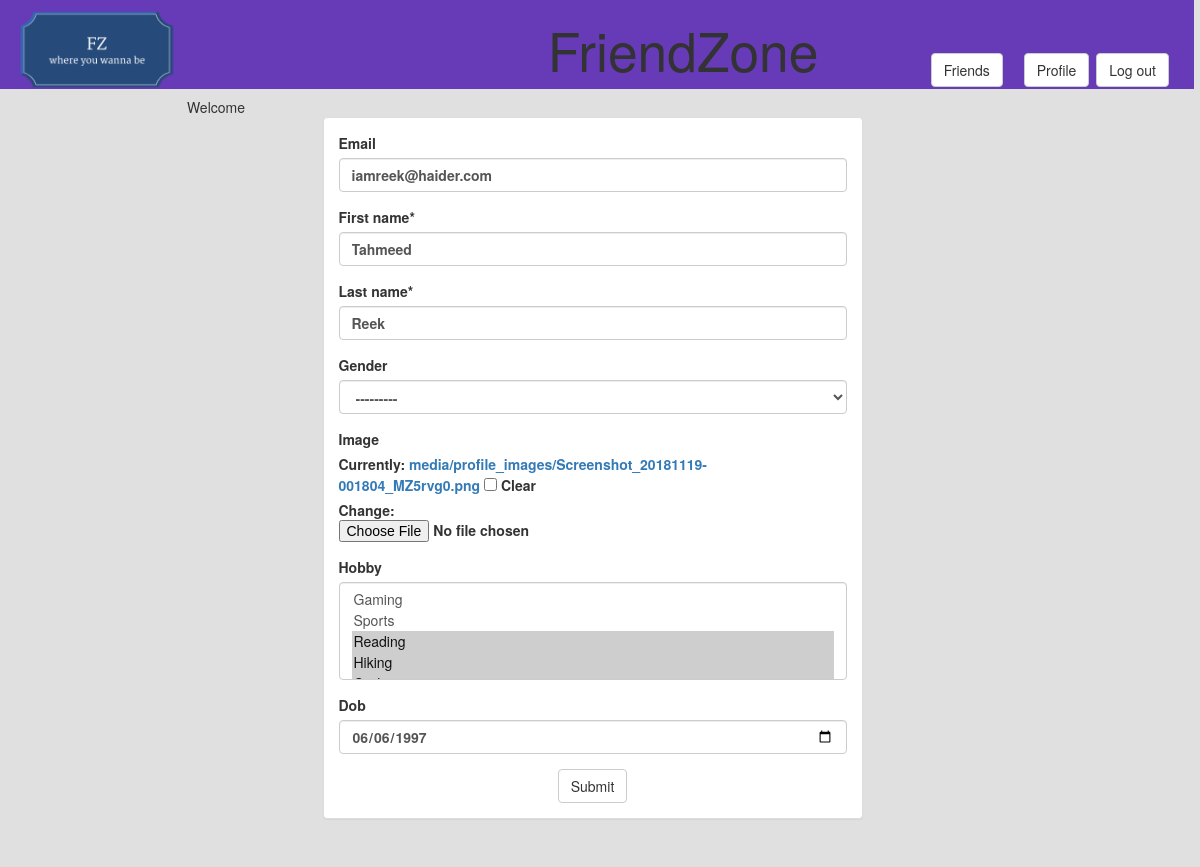
/register2/ (signed in), run on an earlier commit of the app's database.
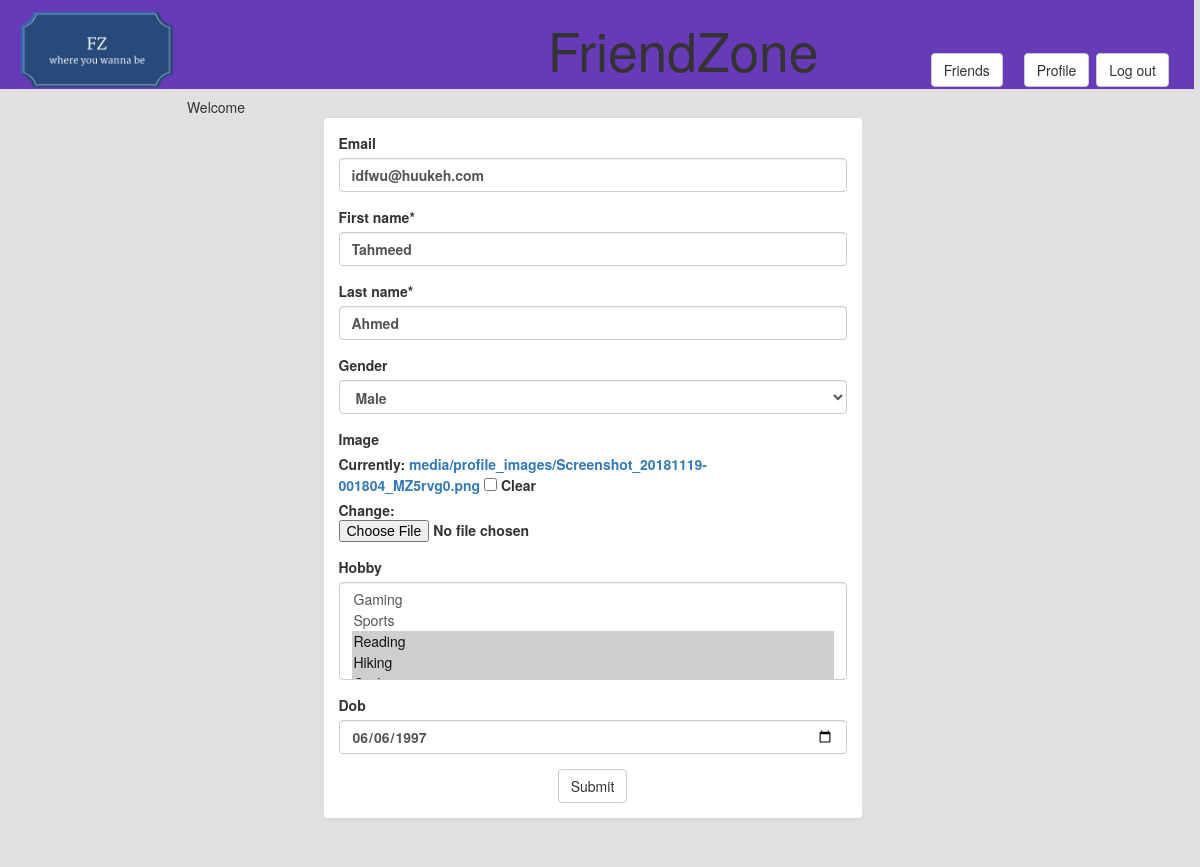
And on a later commit of the database.
### FriendZoneApp/models.py (models this page shows, shortened)
class UserProfileModel(models.Model):
    user = models.OneToOneField(User, on_delete=models.CASCADE)
    first_name = models.CharField(max_length = 254)
    last_name = models.CharField(max_length = 254)
    gender = models.CharField(max_length = 1, choices = (('M', 'Male'), ('F', 'Female')), blank = True)
    age = models.PositiveIntegerField(blank = True, null = True)
    image = models.ImageField(default = 'default.jpg', upload_to='media/profile_images', blank = True)
    dob = models.DateField(blank = True, null = True)
    email = models.EmailField(blank = True, unique = True)
    hobby = models.ManyToManyField(Hobby, blank = True)
    friend = models.ManyToManyField('self', blank = True)
    profileBio = models.CharField(max_length=254, blank = True)
    class Meta:
        verbose_name = 'Profile'
        verbose_name_plural = 'Profiles'

### FriendZoneApp/views.py (the view)
# urls.py: path('register2/', views.register2, name='register2'),
def register2(request):
    if request.method == 'POST':
        form = RegisterForm(request.POST, instance = UserProfileModel.objects.get(user = request.user))
        if form.is_valid():  #if form is valid then it will save in updated_profile, and if the form contains an image, then it will save to the model database
            updated_profile = form.save()
            if 'image' in request.FILES:
                updated_profile.image = request.FILES['image']
            updated_profile.save()
            member = UserProfileModel.objects.get(user = request.user)
            dob = member.dob
            dobYear = member.dob.year
            dobMonth = member.dob.month
            dobDay = member.dob.day
            today = date.today()
            ageAns = today.year - dobYear - ((today.month, today.day) < (dobMonth, dobDay))
            member.age = ageAns
            member.save()
            print(dob)
            return redirect('/index/')
    else:
        form = RegisterForm(instance = UserProfileModel.objects.get(user = request.user))
        args = {'form': form}
        return render(request, 'FriendZoneApp/editprofile.html', args)

### FriendZoneApp/forms.py
class RegisterForm(forms.ModelForm):
    class Meta:
        model = UserProfileModel
        fields = [
            'email',
            'first_name',
            'last_name',
            'gender',
            'image',
            'hobby',
            'dob'
        ]
        widgets = {'dob' : DateInput()}

### FriendZoneApp/models.py (called while the page is built)
    def __str__(self):
        return self.hobby

### FriendZoneApp/templates/FriendZoneApp/editprofile.html (shortened to what this page needs)
{% extends "FriendZoneApp/header.html" %}
{% load crispy_forms_tags %}
{% block content %}
<body>
  <div class = "container">
    <div class = "col-xs-6 col-xs-offset-3">
    <div class="panel panel-default"
    <div class="panel-heading">
    <div class = "panel-body">
<form method = "POST" enctype="multipart/form-data">
    {{ form|crispy }}
    <center><button class = "btn btn-default" value = "submit">Submit</button></center>
</form>
    </div>
    </div>
    </div>
{% endblock %}

What changed in the data, as far as the page shows it:
changed UserProfileModel "Tahmeed": email "iamreek@haider.com" → "idfwu@huukeh.com"; last_name "Reek" → "Ahmed"; gender "---------" → "Male"
